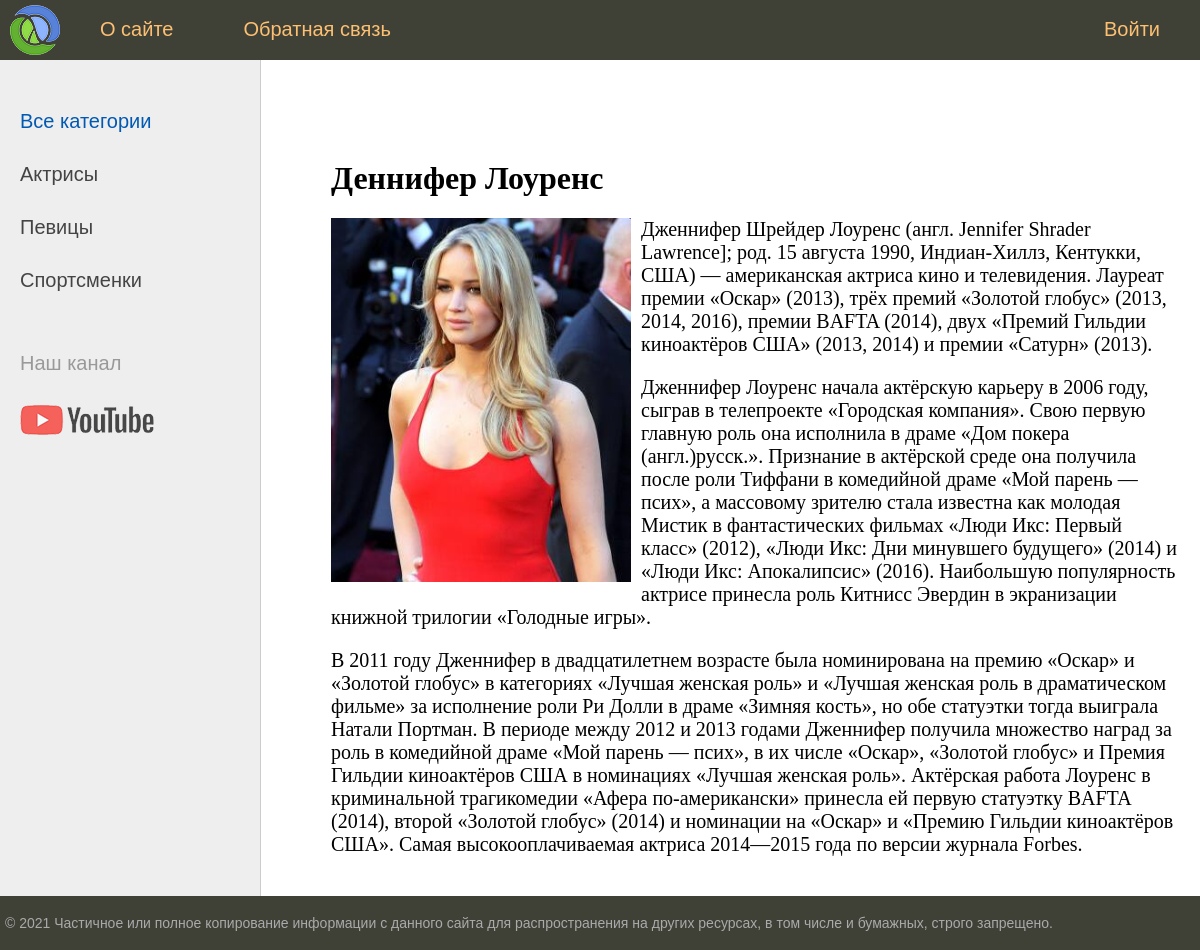
The app's page /posts/dennifer-lourens/ with its own data.
### women/models.py (models this page shows, shortened)
class Category(models.Model):
    name = models.CharField(max_length=100, db_index=True, verbose_name="Категория")
    slug = models.SlugField(max_length=255, unique=True, db_index=True, verbose_name='URL')
    def get_absolute_url(self):
        return reverse('category', kwargs={'cat_slug': self.slug})
    class Meta:
        verbose_name = 'Категория'
        verbose_name_plural = 'Категории'
        ordering = ['id']

class Women(models.Model):
    title = models.CharField(max_length=255, verbose_name="Заголовок")
    slug = models.SlugField(max_length=255, unique=True, db_index=True, verbose_name='URL')
    content = models.TextField(blank=True, verbose_name="Текст статьи")
    photo = models.ImageField(upload_to="photos/%Y/%m/%d/", verbose_name="Фото")
    time_create = models.DateTimeField(auto_now_add=True, verbose_name="Время создания")
    time_update = models.DateTimeField(auto_now=True, verbose_name="Время изменения")
    is_published = models.BooleanField(default=True, verbose_name="Публикация")
    cat = models.ForeignKey('Category', on_delete=models.PROTECT, verbose_name="Категории")
    def __str__(self):
        return self.title
    class Meta:
        verbose_name = 'Известные женщины'
        verbose_name_plural = 'Известные женщины'
        ordering = ['-time_create', 'title']

### women/views.py (the view)
# urls.py: path('posts/<slug:post_slug>/', ShowPost.as_view(), name='post'),
class ShowPost(DataMixin, DetailView):
    model = Women
    template_name = 'women/post.html'
    slug_url_kwarg = 'post_slug'
    context_object_name = 'post'
    def get_context_data(self, *, object_list=None, **kwargs):
        context = super().get_context_data(**kwargs)
        c_def = self.get_user_context(title=context['post'])
        return {**context, **c_def}

### women/utils.py (called while the page is built)
    def get_user_context(self, **kwargs):
        context = kwargs
        cats = Category.objects.annotate(Count('women'))
        user_menu = menu.copy()
        if not self.request.user.is_authenticated:
            user_menu.pop(1)
        context['menu'] = user_menu
        context['cats'] = cats
        if 'cat_selected' not in context:
            context['cat_selected'] = 0
        return context

### women/templates/women/post.html
{% extends 'women/base.html' %}
{% block content %}
<h1>{{ post.title }}</h1>
{% if post.photo %}
<p><img class="img-article-left" src="{{post.photo.url}}"></p>
{% endif %}
{{post.content|linebreaks}}
{% endblock content %}

### women/templates/women/base.html (shortened to what this page needs)
{% load static %}
{% load women_tags %}
<!DOCTYPE html>
<html>
<head>
	<link type="text/css" href="{% static 'women/css/styles.css' %}" rel="stylesheet" />
</head>
<body>
<table class="table-page" border=0 cellpadding="0" cellspacing="0">
<tr><td valign=top>
{% block mainmenu %}
		<div class="header">
			<ul id="mainmenu" class="mainmenu">
			<li class="logo"><a href="{% url 'home' %}"><div class="logo"></div></a></li>
{% for m in menu %}
	{% if not forloop.last %}
			<li><a href="{% url m.url_name %}">{{m.title}}</a></li>
	{% else %}
			<li class="last"><a href="{% url m.url_name %}">{{m.title}}</a></li>
	{% endif %}
{% endfor %}
			</ul>
		</div>
{% endblock mainmenu %}
<table class="table-content" border=0 cellpadding="0" cellspacing="0">
<tr>
	<td valign="top" class="left-chapters">
	<ul id="leftchapters">
{% if cat_selected == 0 %}
		<li class="selected">Все категории</li>
{% else %}
		<li><a href="{% url 'home' %}">Все категории</a></li>
{% endif %}
{% for c in cats %}
{% if c.women__count > 0 %}
	{% if c.pk == cat_selected %}
		<li class="selected">{{c.name}}</li>
	{% else %}
		<li><a href="{{ c.get_absolute_url }}"> {{ c.name }}</a></li>
	{% endif %}
{% endif %}
{% endfor %}
		<li class="share">
		<p>Наш канал</p>
		<a class="share-yt" href="https://www.youtube.com/channel/UClJzWfGWuGJL2t-3dYKcHTA/playlists" target="_blank" rel="nofollow"></a>
		</li>
	</ul>
</td>
<td valign="top" class="content">
	<div class="content-text">
{% block content %}
{% endblock %}
	</div>
</td></tr></table>
</td></tr>
<tr><td valign=top>
	<div id="footer">
		<p>&copy; 2021 Частичное или полное копирование информации с данного сайта для распространения на других ресурсах, в том числе и бумажных, строго запрещено.</p>
	</div>
</td></tr></table>
</body>
</html>

### women/static/women/css/styles.css (style rules this page uses)
html, body { font-family: 'Arial'; margin: 0; padding: 0; height: 100%; width: 100%; color: #444; }
a { color: #0059b2; text-decoration: none; }
img { max-width: 600px; height: auto; }
img.img-article-left { max-width: 300px; height: auto; float: left; padding: 0 10px 10px 0; }
.table-page { width: 100%; height: 100%; vertical-align: top; }
.table-page tr { height: 100%; }
.header { background: #3F4137; height: 60px; }
.logo { background: url('../images/logo.png') no-repeat 10px 5px; width: 70px; height: 60px; }
ul.mainmenu { list-style: none; margin: 0; padding: 0; height: 60px; color: #fdc073; font-size: 20px; overflow: hidden; }
ul.mainmenu li { float: left; margin: 18px 40px 0 30px; }
ul.mainmenu li.logo { margin: 0; }
ul.mainmenu li.last { float: right; }
ul.mainmenu li a { color: #fdc073; text-decoration: none; }
.table-content { width: 100%; min-height: 100%; height: 100%; }
.left-chapters { margin: 0; background: #eee; border-right: 1px solid #ccc; min-height: 100%; }
.left-chapters ul { width: 230px; min-height: 100%; margin: 0; padding: 20px 10px 10px 20px; list-style: none; font-size: 20px; }
.left-chapters ul li { margin: 30px 0 0 0; color: #999; }
.left-chapters ul li.selected { color: #0059b2; }
.left-chapters ul li a { color: #444; text-decoration: none; }
.left-chapters ul li.share { margin: 60px 0 0 0; }
.left-chapters ul li.share p { margin: 30px 0 30px 0; }
.left-chapters ul li.share a { display: inline-block; width: 40px; height: 40px; margin: 0 20px 0 0; }
.left-chapters ul li.share a.share-yt { width: 100%; height: 30px; background: url('../images/share_yt.png') no-repeat 0 0 }
.content { padding: 40px 20px 20px 40px; width: 100%; box-sizing: border-box; }
.content-text { margin: 60px 0 0 30px; color: #000; font-size: 20px; font-family: Yandex Sans Display Light; }
.content-text h1 { font-size: 32px; }
#footer { box-sizing: border-box; background: #3F4137; padding: 5px; color: #aaa; font-size: 14px; font-family: Verdana, Geneva, Arial, Helvetica; text-align: left; overflow: hidden; }

### records on screen
Category: name "Актрисы"
Category: name "Певицы"
Category: name "Спортсменки"
Women: title "Деннифер Лоуренс", photo (picture), content "Дженнифер Шрейдер Лоуренс (англ. Jennifer Shrader Lawrence]; род. 15 августа 1990, Индиан-Хиллз, Кентукки, США) — американская актриса кино и телевидения. Лауреат премии «Оскар» (2013), трёх премий «Золотой глобус» (2013, 2014, 2016), премии BAFTA (2014), двух «Премий Гильдии киноактёров США» (2013, 2014) и премии «Сатурн» (2013). Дженнифер Лоуренс начала актёрскую карьеру в 2006 году, сыграв в телепроекте «Городская компания». Свою первую главную роль она исполнила в драме «Дом покера (англ.)русск.». Признание в актёрской среде она получила после роли Тиффани в комедийной драме «Мой парень — псих», а массовому зрителю стала известна как молодая Мистик в фантастических фильмах «Люди Икс:…"

### other values on screen
{{ m.title }} "О сайте" "Обратная связь"
{{ m.title }} "Войти"
